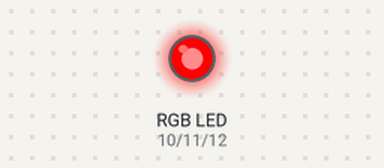
Bench run of a sketch on a simulated Arduino Uno, built with avr-gcc and run on an emulated ATmega328P. Shown: an RGB LED mixed from three pins (HIGH = lit).

Above: at 0.05 s.
At 0.75 s:
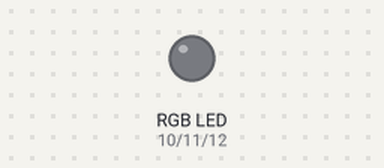
At 1.45 s:
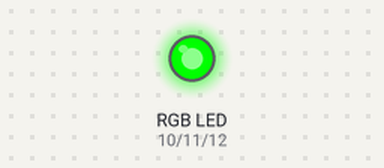
At 1.85 s:
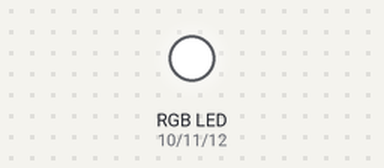
At 2.85 s:
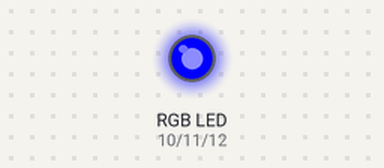
Timing chart, 0 to 3.1 s (numbered marks = the images above):
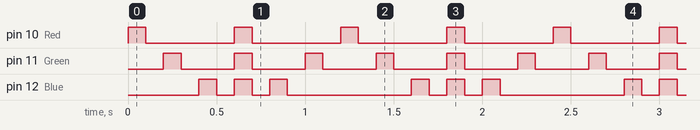

The sketch:

4.RGB_Light_Chaser.ino
```cpp
 /*
   RGB Chaser Program
  This program creates an RGB light chaser effect using RGB led.
  The RGB led will change colors sequentially with a delay of 100 milliseconds.
  The onDelay and offDelay variables are used to control the delay time between turning the LEDs on and off.
  The RGB light chaser pattern's speed can be varied by adjusting the onDelay and offDelay variables.
*/


 //delcare variables for the pins and the delay time
 int Red   = 10;         //Red pin is connected to pin 10
 int Green = 11;         //Gren pin is connected to pin 11
 int Blue  = 12;         //Blue pin is connected to pin 12
 int onDelay  = 100;    //variable for delay time when led is on (in milliseconds)
 int offDelay = 100;    //variable for delay time when led is off (in milliseconds)

void setup() {
  pinMode(Red,   OUTPUT);     //initialize Red pin as an OUTPUT
  pinMode(Green, OUTPUT);     //initialize Green pin as an OUTPUT
  pinMode(Blue,  OUTPUT);     //initialize Blue pin as an OUTPUT
}

void loop() {
  digitalWrite(Red, HIGH);        //turn on Red led
  delay(onDelay);                 //wait for onDelay time
  digitalWrite(Red, LOW);         //turn off Red led
  delay(offDelay);                //wait for offDelay time

  digitalWrite(Green, HIGH);      //turn on Green led
  delay(onDelay);                 //wait for onDelay time
  digitalWrite(Green, LOW);       //turn off Green led
  delay(offDelay);                //wait for offdDelay time

  digitalWrite(Blue, HIGH);       //turn on Blue led
  delay(onDelay);                 //wait for onDelay time
  digitalWrite(Blue, LOW);        //turn off Blue led
  delay(offDelay);                //wait for offDelay time

  digitalWrite(Red,   HIGH);      //turn on Red led
  digitalWrite(Green, HIGH);      //turn on Green led
  digitalWrite(Blue,  HIGH);      //turn on Blue led
  delay(onDelay);                 //wait for onDelay time
  digitalWrite(Red,   LOW);       //turn off Red led
  digitalWrite(Green, LOW);       //turn off Green led
  digitalWrite(Blue,  LOW);       //turn off Blue led
  delay(offDelay);                //wait for offDelay time

  digitalWrite(Blue, HIGH);       //turn on Blue led
  delay(onDelay);                 //wait for onDelay time
  digitalWrite(Blue, LOW);        //turn off Blue led
  delay(offDelay);                //wait for offDelay time

  digitalWrite(Green, HIGH);      //turn on Green led
  delay(onDelay);                 //wait for onDelay time
  digitalWrite(Green, LOW);       //turn off Green led
  delay(offDelay);                //wait for offDelay time
}
```

Measured:
- by itself, pin 10 (Red): alternates HIGH for 0.10 s and LOW for 0.50 s
- by itself, pin 11 (Green): alternates HIGH for 0.10 s and LOW for 0.30 s
- by itself, pin 12 (Blue): repeats every 1.2 s: 2 × (LOW 0.10 s, HIGH 0.10 s), LOW 0.70 s, HIGH 0.10 s
